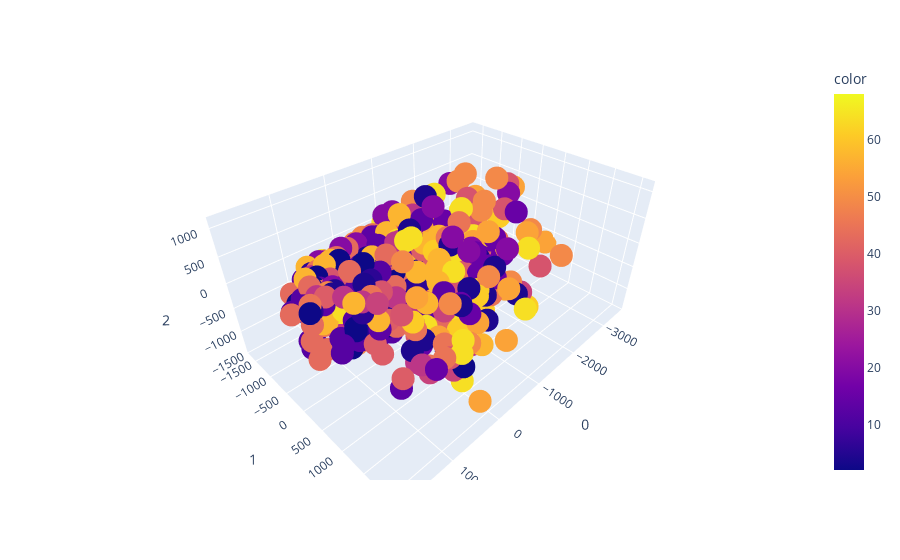

Source (notebook cell):
### Markdown cell above
3D plot

### Code cell
fig = px.scatter_3d(b_3, x=0, y=1,z=2,color=y_500.loc[:][0]) ### #D plot using plotly
fig.show()

### Figure 1 — Plotly figure (JSON) as saved in the notebook; plotly's stock layout.template omitted (floating-point values rounded to 4 significant figures; data arrays with more than 128 entries replaced by an {"elided": "..."} marker saying what was removed)
{"data": [{"hovertemplate": "0=%{x}<br>1=%{y}<br>2=%{z}<br>color=%{marker.color}<extra></extra>", "legendgroup": "", "marker": {"color": {"elided": "507 int values"}, "coloraxis": "coloraxis", "symbol": "circle"}, "mode": "markers", "name": "", "scene": "scene", "showlegend": false, "type": "scatter3d", "x": {"elided": "507 float values"}, "y": {"elided": "507 float values"}, "z": {"elided": "507 float values"}}], "layout": {"coloraxis": {"colorbar": {"title": {"text": "color"}}, "colorscale": [[0, "#0d0887"], [0.1111, "#46039f"], [0.2222, "#7201a8"], [0.3333, "#9c179e"], [0.4444, "#bd3786"], [0.5556, "#d8576b"], [0.6667, "#ed7953"], [0.7778, "#fb9f3a"], [0.8889, "#fdca26"], [1, "#f0f921"]]}, "legend": {"tracegroupgap": 0}, "margin": {"t": 60}, "scene": {"domain": {"x": [0, 1], "y": [0, 1]}, "xaxis": {"title": {"text": "0"}}, "yaxis": {"title": {"text": "1"}}, "zaxis": {"title": {"text": "2"}}}}}
